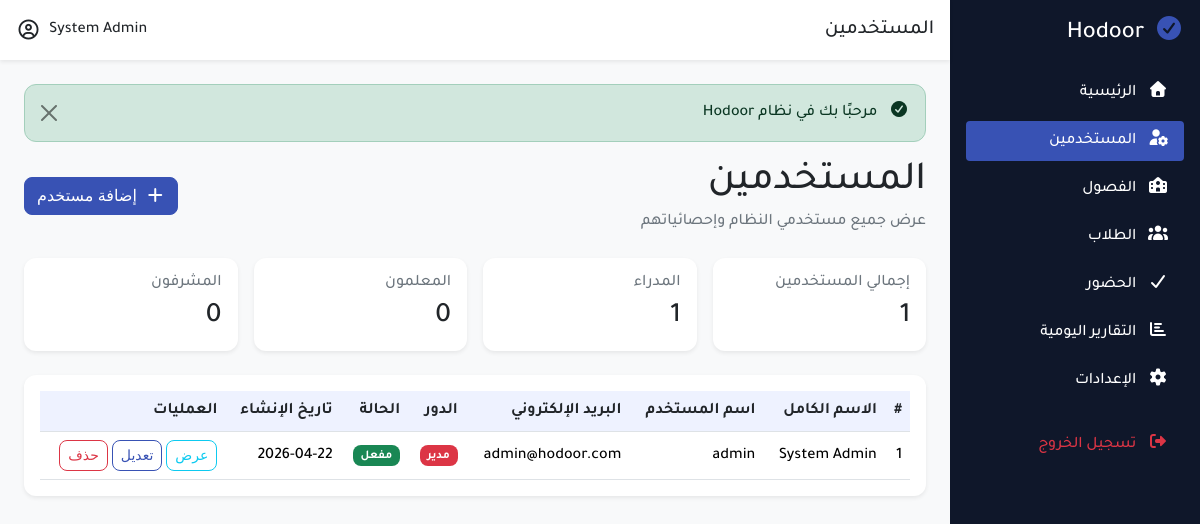
The app's page /modules/users/index.php (signed in) with its own data.
### tables this page shows
CREATE TABLE users
(
    id         INT AUTO_INCREMENT PRIMARY KEY,
    full_name  VARCHAR(100) NOT NULL,
    username   VARCHAR(50)  NOT NULL UNIQUE,
    email      VARCHAR(100) NULL,
    password   VARCHAR(255) NOT NULL,
    role       ENUM('admin', 'teacher', 'supervisor') DEFAULT 'teacher',
    status     TINYINT(1) DEFAULT 1,
    created_at TIMESTAMP DEFAULT CURRENT_TIMESTAMP
);

### classes/clsPath.php (called while the page is built, shortened)
<?php
class clsPath
{
    private static $domain = "http://localhost/Hodoor/";
    public static function root()
    {
        return self::$domain;
    }
    public static function modules()
    {
        return self::root() . "modules/";
    }
    public static function users()
    {
        return self::modules() . "users/";
    }
}

### classes/clsUser.php (called while the page is built, shortened)
<?php
class clsUser
{
    private $conn;
    public function __construct($db)
    {
        $this->conn = $db;
    }
    public function countAll()
    {
        $query = "SELECT COUNT(*) as total FROM users";
        $stmt = $this->conn->prepare($query);
        $stmt->execute();
        $row = $stmt->fetch(PDO::FETCH_ASSOC);
        return (int)$row['total'];
    }
    public function countByRole($role)
    {
        $query = "SELECT COUNT(*) AS total FROM users WHERE role = :role";
        $stmt = $this->conn->prepare($query);
        $stmt->execute([
            ':role' => $role
        ]);
        $row = $stmt->fetch(PDO::FETCH_ASSOC);
        return (int)($row['total'] ?? 0);
    }
    public function getAllUsers()
    {
        $query = "SELECT * FROM users ORDER BY id DESC";
        $stmt = $this->conn->prepare($query);
        $stmt->execute();
        return $stmt->fetchAll(PDO::FETCH_ASSOC);
    }
}

### classes/clsHelper.php (called while the page is built, shortened)
<?php
class clsHelper
{
    public static function e($value)
    {
        return htmlspecialchars($value, ENT_QUOTES, 'UTF-8');
    }
    public static function dateOnly($datetime)
    {
        return date('Y-m-d', strtotime($datetime));
    }
}

### modules/users/index.php (the view, shortened to what this page needs)
<?php
require_once '../../includes/app.php';
$userObj = new clsUser($conn);
$totalUsers = $userObj->countAll();
$totalAdmins = $userObj->countByRole('admin');
$totalTeachers = $userObj->countByRole('teacher');
$totalSupervisors = $userObj->countByRole('supervisor');
$users = $userObj->getAllUsers();
?>
<?php require_once '../../includes/header.php'; ?>
<?php require_once '../../includes/sidebar.php'; ?>
    <div class="main-content w-100">
        <?php require_once '../../includes/navbar.php'; ?>
        <div class="content p-4">
            <?php require_once '../../includes/alerts.php'; ?>
            <div class="d-flex justify-content-between align-items-center mb-4">
                <div>
                    <h1 class="mb-1">المستخدمين</h1>
                    <p class="text-muted mb-0">عرض جميع مستخدمي النظام وإحصائياتهم</p>
                </div>
                <a href="<?= clsPath::users(); ?>create.php" class="btn btn-primary">
                    <i class="fa fa-plus me-1"></i>
                    إضافة مستخدم
                </a>
            </div>
            <div class="row g-3 mb-4">
                <div class="col-md-6 col-lg-3">
                    <div class="card shadow-sm border-0">
                        <div class="card-body">
                            <h6 class="text-muted">إجمالي المستخدمين</h6>
                            <h3 class="mb-0"><?= $totalUsers; ?></h3>
                        </div>
                    </div>
                </div>
                <div class="col-md-6 col-lg-3">
                    <div class="card shadow-sm border-0">
                        <div class="card-body">
                            <h6 class="text-muted">المدراء</h6>
                            <h3 class="mb-0"><?= $totalAdmins; ?></h3>
                        </div>
                    </div>
                </div>
                <div class="col-md-6 col-lg-3">
                    <div class="card shadow-sm border-0">
                        <div class="card-body">
                            <h6 class="text-muted">المعلمون</h6>
                            <h3 class="mb-0"><?= $totalTeachers; ?></h3>
                        </div>
                    </div>
                </div>
                <div class="col-md-6 col-lg-3">
                    <div class="card shadow-sm border-0">
                        <div class="card-body">
                            <h6 class="text-muted">المشرفون</h6>
                            <h3 class="mb-0"><?= $totalSupervisors; ?></h3>
                        </div>
                    </div>
                </div>
            </div>
            <div class="card shadow-sm border-0">
                <div class="card-body">
                    <div class="table-responsive">
                        <table class="table table-hover align-middle mb-0">
                            <thead class="table-light">
                            <tr>
                                <th>#</th>
                                <th>الاسم الكامل</th>
                                <th>اسم المستخدم</th>
                                <th>البريد الإلكتروني</th>
                                <th>الدور</th>
                                <th>الحالة</th>
                                <th>تاريخ الإنشاء</th>
                                <th>العمليات</th>
                            </tr>
                            </thead>
                            <tbody>
                            <?php if (!empty($users)): ?>
                                <?php foreach ($users as $user): ?>
                                    <tr>
                                        <td><?= clsHelper::e($user['id']); ?></td>
                                        <td><?= clsHelper::e($user['full_name']); ?></td>
                                        <td><?= clsHelper::e($user['username']); ?></td>
                                        <td><?= clsHelper::e($user['email']); ?></td>
                                        <td>
                                            <?php if ($user['role'] === 'admin'): ?>
                                                <span class="badge bg-danger">مدير</span>
                                            <?php elseif ($user['role'] === 'teacher'): ?>
                                                <span class="badge bg-primary">معلم</span>
                                            <?php elseif ($user['role'] === 'supervisor'): ?>
                                                <span class="badge bg-warning text-dark">مشرف</span>
                                            <?php else: ?>
                                                <span class="badge bg-secondary"><?= clsHelper::e($user['role']); ?></span>
                                            <?php endif; ?>
                                        </td>
                                        <td>
                                            <?php if ((int)$user['status'] === 1): ?>
                                                <span class="badge bg-success">مفعل</span>
                                            <?php else: ?>
                                                <span class="badge bg-secondary">غير مفعل</span>
                                            <?php endif; ?>
                                        </td>
                                        <td><?= clsHelper::e(clsHelper::dateOnly($user['created_at'])); ?></td>
                                        <td class="d-flex gap-1 flex-wrap">
                                            <a href="<?= clsPath::users(); ?>view.php?id=<?= $user['id']; ?>"
                                               class="btn btn-sm btn-outline-info">عرض</a>
                                            <a href="<?= clsPath::users(); ?>edit.php?id=<?= $user['id']; ?>"
                                               class="btn btn-sm btn-outline-primary">تعديل</a>
                                            <a href="<?= clsPath::users(); ?>delete.php?id=<?= $user['id']; ?>"
                                               class="btn btn-sm btn-outline-danger">حذف</a>
                                        </td>
                                    </tr>
                                <?php endforeach; ?>
                            <?php else: ?>
                                <tr>
                                    <td colspan="8" class="text-center py-4">لا يوجد مستخدمون حاليًا</td>
                                </tr>
                            <?php endif; ?>
                            </tbody>
                        </table>
                    </div>
                </div>
            </div>
        </div>
    </div>
<?php require_once '../../includes/footer.php'; ?>

### assets/css/dashboard.css (style rules this page uses)
.main-content { background: #f8f9fa; min-width: 0; }
.content { min-height: calc(100vh - 60px); }

### assets/css/mainColors.css (style rules this page uses)
:root { --main-color: #3852b4; --main-color-hover: #2f4599; --main-color-dark: #263a82; --main-color-light: #eef2ff; --secondary-color: #5e7ac4; --body-bg: #f8f9fa; --box-bg: #ffffff; --text-color: #212529; --text-muted: #6c757d; --white-color: #ffffff; --border-color: #dee2e6; --border-light: #edf0f5; --success-color: #198754; --danger-color: #dc3545; --warning-color: #ffc107; --info-color: #0dcaf0; --main-radius: 12px; --small-radius: 8px; --main-shadow: 0 6px 18px rgba(0, 0, 0, 0.08); --soft-shadow: 0 3px 10px rgba(0, 0, 0, 0.05); --focus-shadow: 0 0 0 0.25rem rgba(56, 82, 180, 0.25); }
body { background-color: var(--body-bg); color: var(--text-color); }
a { color: var(--main-color); text-decoration: none; }
.text-muted { color: var(--text-muted) !important; }
.btn { border-radius: var(--small-radius); }
.btn-primary { color: var(--white-color) !important; background-color: var(--main-color) !important; border-color: var(--main-color) !important; }
.btn-outline-primary { color: var(--main-color) !important; border-color: var(--main-color) !important; }
.card { background-color: var(--box-bg); border-color: var(--border-color); border-radius: var(--main-radius); box-shadow: var(--soft-shadow); }
.table { color: var(--text-color); }
.table th, .table td { border-color: var(--border-color); }
.table thead th { background-color: var(--main-color-light); color: var(--text-color); }
.badge { border-radius: var(--small-radius); }

### records on screen
users: id "1", full_name "System Admin", username "admin", email "admin@hodoor.com", role "مدير", status "مفعل", created_at "2026-04-22"

### other values on screen
$title "المستخدمين"
clsHelper::e($_SESSION['full_name']) "System Admin"
$success "مرحبًا بك في نظام Hodoor"
$totalUsers "1"
$totalAdmins "1"
$totalTeachers "0"
$totalSupervisors "0"
